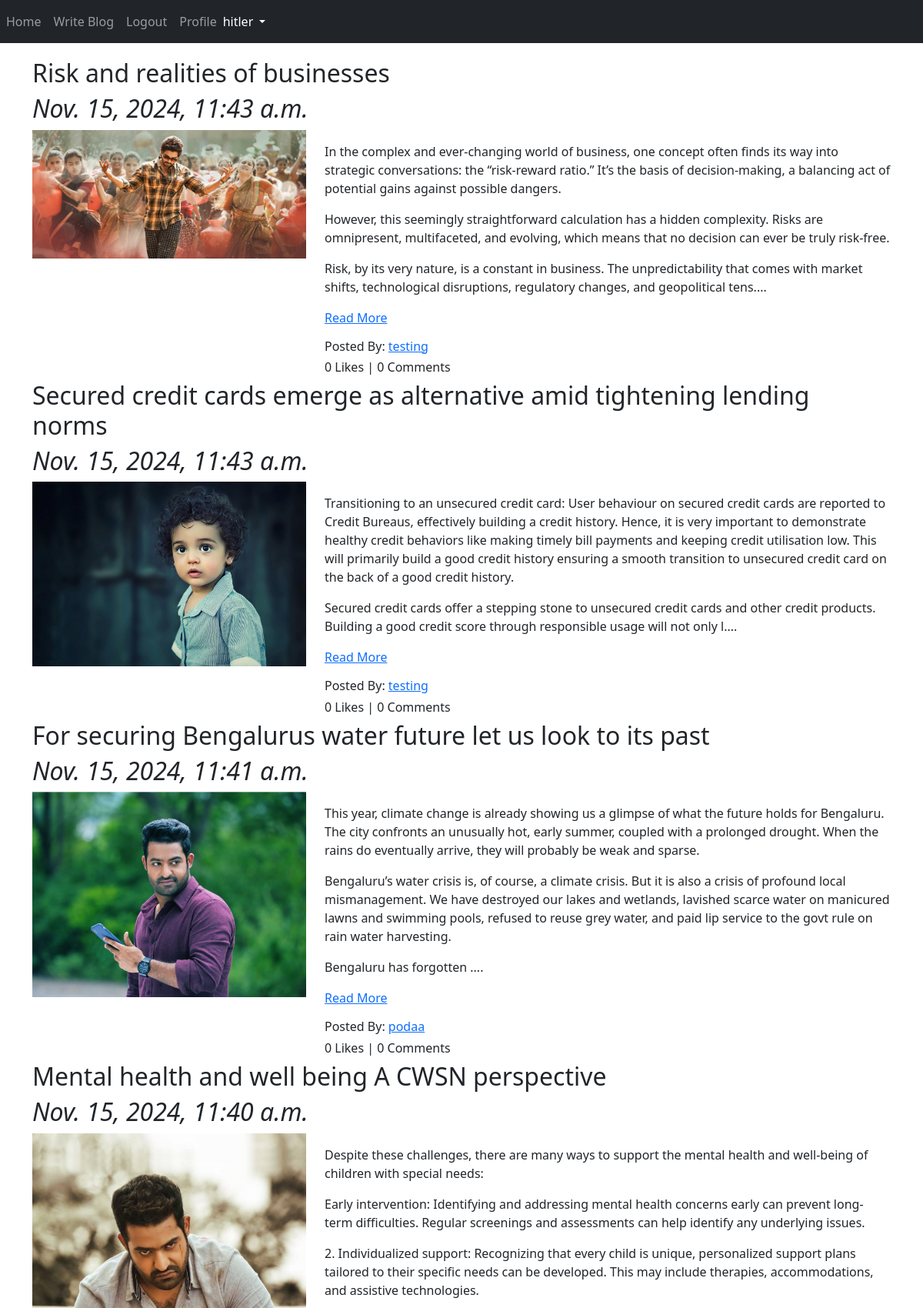
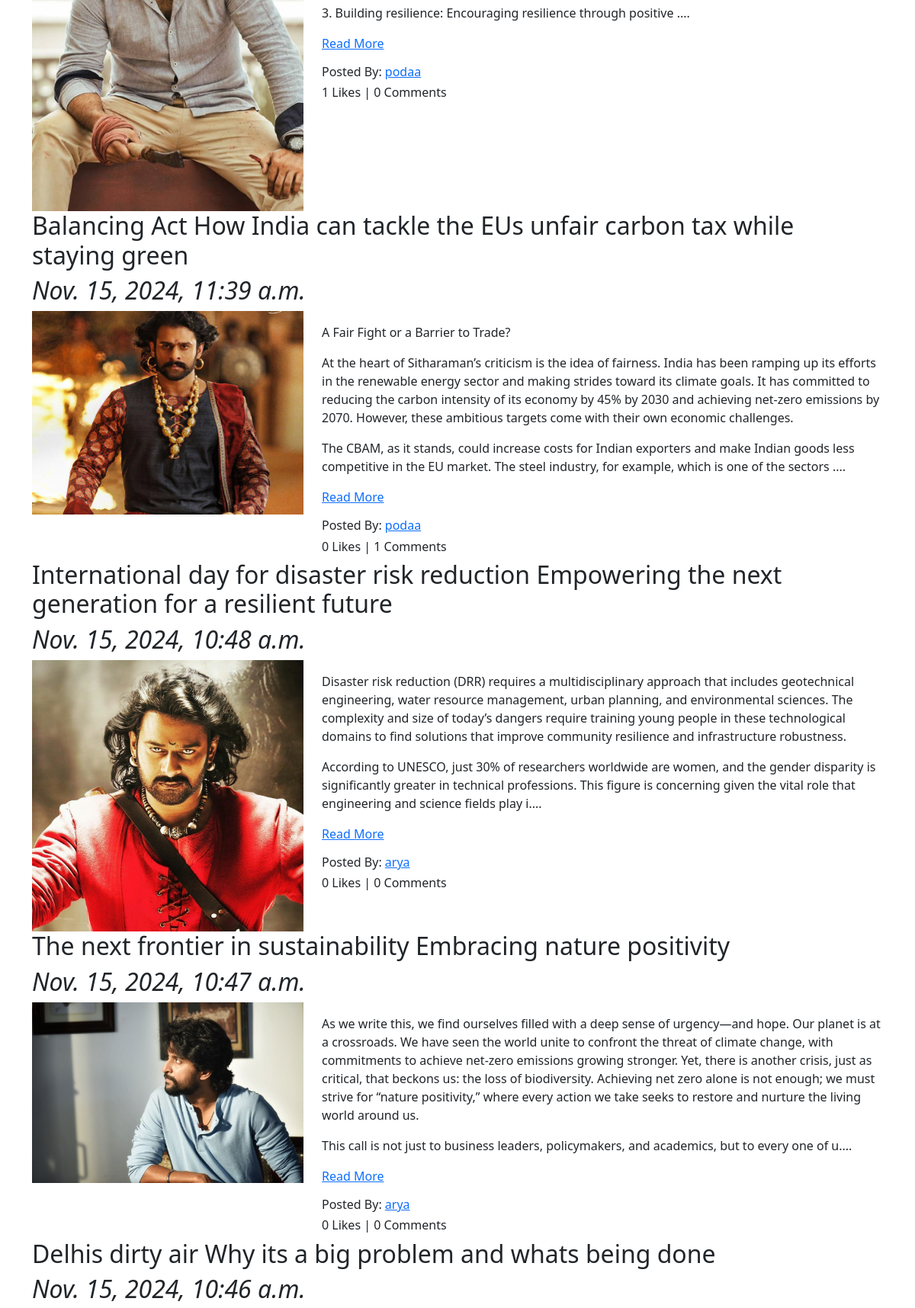
Page /blog/ (signed in, upper part) on the committed database (2 pictures, top to bottom).
### App_Blog/models.py (models this page shows, shortened)
class Blog(models.Model):
    author = models.ForeignKey(User, on_delete=models.CASCADE, related_name="post_author")
    blog_title = models.CharField(max_length=264, verbose_name="Put a Title")
    slug = models.SlugField(max_length=264, unique=True)
    blog_content = models.TextField(verbose_name="What's on your mind?")
    blog_image = models.ImageField(upload_to="blog_images", verbose_name="Blog Image")
    publish_date = models.DateTimeField(auto_now_add=True)
    update_date = models.DateTimeField(auto_now=True)
    class Meta:
        ordering = ['-publish_date']

### App_Blog/views.py (the view)
# urls.py: path("", views.BlogList.as_view(), name="blog_list"),
class BlogList(ListView):
    context_object_name = "blogs"
    model = Blog
    template_name = "App_Blog/blog_list.html"
    queryset = Blog.objects.order_by('-publish_date')

### App_Blog/templatetags/custom_filters.py (called while the page is built)
def range_filter(value):
    return value[0:600] + "...."

### templates/App_Blog/blog_list.html (shortened to what this page needs)
{% extends 'base.html' %}
{% load custom_filters %}
{% block body_block %}
    {% for blog in blogs %}
        <h2> {{ blog.blog_title }} </h2>
        <h2><i> {{ blog.publish_date }}</i></h2>
        <div class="row">
            <div class="col-sm-4">
                <img src="/media/{{ blog.blog_image }}" alt="{{blog.blog_title}}" title="{{blog.blog_title}}" width="100%">
            </div>
            <div class="col-sm-8">
                <p>{{ blog.blog_content|range_filter|linebreaks }}
                <a href="{% url 'App_Blog:blog_details' slug=blog.slug %}">Read More</a>
                </p>
                <h6>Posted By: <a href="#">{{blog.author}}</a></h6>
                <h6>{{ blog.liked_blog.count }} Likes | {{ blog.blog_comment.count }} Comments</h6>
            </div>
        </div>
    {% endfor %}
{% endblock %}

### templates/base.html (shortened to what this page needs)
<!doctype html>
<html lang="en">
  <head>
    <link href="https://cdn.jsdelivr.net/npm/bootstrap@5.3.3/dist/css/bootstrap.min.css" rel="stylesheet">
    <link rel="stylesheet" href="https://cdn.jsdelivr.net/npm/@fortawesome/fontawesome-free@6.6.0/css/fontawesome.min.css">
  </head>
  <body>
    <nav class="navbar navbar-expand-sm bg-dark navbar-dark">
        <ul class="navbar-nav">
          <li class="nav-item-active">
            <a class="nav-link" href="{% url 'index' %}">Home</a>
          </li>
          {% if user.is_authenticated %}
            <li class="nav-item-active">
              <a class="nav-link" href="{% url 'App_Blog:create_blog' %}">Write Blog</a>
            </li>
            <li class="nav-item-active">
              <a class="nav-link" href="{% url 'App_Login:logout' %}">Logout</a>
            </li>
            <li class="nav-item-active">
              <a class="nav-link" href="{% url 'App_Login:profile' %}">Profile</a>
            </li>
          {% endif %}
        </ul>
        {% if user.is_authenticated %}
        <div class="nav-item dropdown">
          <button type="button" class="nav-link dropdown-toggle text-white" href="#" data-bs-toggle="dropdown">
            {{ user.username }}
          </button>
        </div>
        {% endif %}
    </nav>
    <div class="container" style="padding-top:20px">
    {% block body_block %}
    {% endblock %}
    </div>
  </body>
</html>

### rows in the picture
Blog: blog_title "Risk and realities of businesses", publish_date "Nov. 15, 2024, 11:43 a.m.", blog_image (picture), blog_content|range_filter "In the complex and ever-changing world of business, one concept often finds its way into strategic conversations: the “risk-reward ratio.” It’s the basis of decision-making, a balancing act of potential gains against possible dangers. However, this seemingly straightforward calculation has a hidden complexity. Risks are omnipresent, multifaceted, and evolving, which means that no decision can ever be truly risk-free. Risk, by its very nature, is a constant in business. The unpredictability that comes with market shifts, technological disruptions, regulatory changes, and geopolitical tens....", author "testing", liked_blog.count "0", blog_comment.count "0"
Blog: blog_title "Secured credit cards emerge as alternative amid tightening lending norms", publish_date "Nov. 15, 2024, 11:43 a.m.", blog_image (picture), blog_content|range_filter "Transitioning to an unsecured credit card: User behaviour on secured credit cards are reported to Credit Bureaus, effectively building a credit history. Hence, it is very important to demonstrate healthy credit behaviors like making timely bill payments and keeping credit utilisation low. This will primarily build a good credit history ensuring a smooth transition to unsecured credit card on the back of a good credit history. Secured credit cards offer a stepping stone to unsecured credit cards and other credit products. Building a good credit score through responsible usage will not only l....", author "testing", liked_blog.count "0", blog_comment.count "0"
Blog: blog_title "For securing Bengalurus water future let us look to its past", publish_date "Nov. 15, 2024, 11:41 a.m.", blog_image (picture), blog_content|range_filter "This year, climate change is already showing us a glimpse of what the future holds for Bengaluru. The city confronts an unusually hot, early summer, coupled with a prolonged drought. When the rains do eventually arrive, they will probably be weak and sparse. Bengaluru’s water crisis is, of course, a climate crisis. But it is also a crisis of profound local mismanagement. We have destroyed our lakes and wetlands, lavished scarce water on manicured lawns and swimming pools, refused to reuse grey water, and paid lip service to the govt rule on rain water harvesting. Bengaluru has forgotten ....", author "podaa", liked_blog.count "0", blog_comment.count "0"
Blog: blog_title "Mental health and well being A CWSN perspective", publish_date "Nov. 15, 2024, 11:40 a.m.", blog_image (picture), blog_content|range_filter "Despite these challenges, there are many ways to support the mental health and well-being of children with special needs: Early intervention: Identifying and addressing mental health concerns early can prevent long-term difficulties. Regular screenings and assessments can help identify any underlying issues. 2. Individualized support: Recognizing that every child is unique, personalized support plans tailored to their specific needs can be developed. This may include therapies, accommodations, and assistive technologies. 3. Building resilience: Encouraging resilience through positive ....", author "podaa", liked_blog.count "1", blog_comment.count "0"
Blog: blog_title "Balancing Act How India can tackle the EUs unfair carbon tax while staying green", publish_date "Nov. 15, 2024, 11:39 a.m.", blog_image (picture), blog_content|range_filter "A Fair Fight or a Barrier to Trade? At the heart of Sitharaman’s criticism is the idea of fairness. India has been ramping up its efforts in the renewable energy sector and making strides toward its climate goals. It has committed to reducing the carbon intensity of its economy by 45% by 2030 and achieving net-zero emissions by 2070. However, these ambitious targets come with their own economic challenges. The CBAM, as it stands, could increase costs for Indian exporters and make Indian goods less competitive in the EU market. The steel industry, for example, which is one of the sectors ....", author "podaa", liked_blog.count "0", blog_comment.count "1"
Blog: blog_title "International day for disaster risk reduction Empowering the next generation for a resilient future", publish_date "Nov. 15, 2024, 10:48 a.m.", blog_image (picture), blog_content|range_filter "Disaster risk reduction (DRR) requires a multidisciplinary approach that includes geotechnical engineering, water resource management, urban planning, and environmental sciences. The complexity and size of today’s dangers require training young people in these technological domains to find solutions that improve community resilience and infrastructure robustness. According to UNESCO, just 30% of researchers worldwide are women, and the gender disparity is significantly greater in technical professions. This figure is concerning given the vital role that engineering and science fields play i....", author "arya", liked_blog.count "0", blog_comment.count "0"
Blog: blog_title "The next frontier in sustainability Embracing nature positivity", publish_date "Nov. 15, 2024, 10:47 a.m.", blog_image (picture), blog_content|range_filter "As we write this, we find ourselves filled with a deep sense of urgency—and hope. Our planet is at a crossroads. We have seen the world unite to confront the threat of climate change, with commitments to achieve net-zero emissions growing stronger. Yet, there is another crisis, just as critical, that beckons us: the loss of biodiversity. Achieving net zero alone is not enough; we must strive for “nature positivity,” where every action we take seeks to restore and nurture the living world around us. This call is not just to business leaders, policymakers, and academics, but to every one of u....", author "arya", liked_blog.count "0", blog_comment.count "0"
Blog: blog_title "Delhis dirty air Why its a big problem and whats being done", publish_date "Nov. 15, 2024, 10:46 a.m."

### other values in the picture
{{ user.username }} "hitler"
